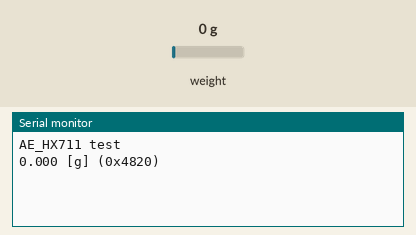
Recording of a sketch running on a simulated Arduino Uno, built with avr-gcc and run on an emulated ATmega328P. Shown: the last lines printed to the serial monitor. Wiring (inferred from the names in the program): HX711 load-cell converter: data pin 8; SCK pin 9. The test bench sets the inputs (shaded band); at power-on: weight on the scale 0 g.

Above: at 4.2 s.
4.3 s: weight on the scale set to 100 g
At 5.0 s:
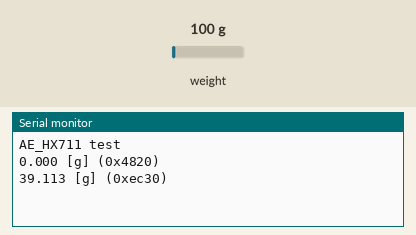
6.6 s: weight on the scale set to 1250 g
At 7.8 s:
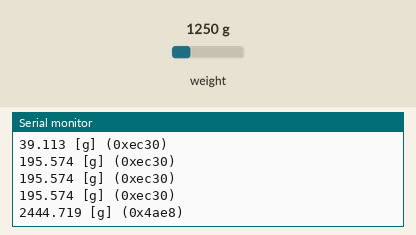
9.4 s: weight on the scale set to 2500 g
At 10.6 s:
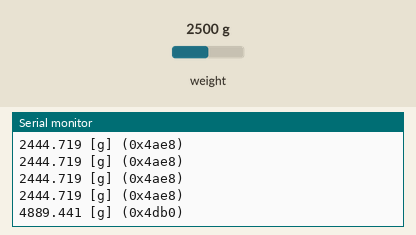
12.2 s: weight on the scale set to 4900 g
At 13.4 s:
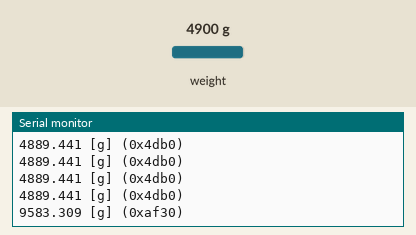

The sketch:

AE_HX711.ino
```cpp
#include <Arduino.h>

void AE_HX711_Init(void);
void AE_HX711_Reset(void);
long AE_HX711_Read(void);
long AE_HX711_Averaging(long adc,char num);
float AE_HX711_getGram(char num);

//---------------------------------------------------//
// ピンの設定
//---------------------------------------------------//
#define pin_dout  8
#define pin_slk   9

//---------------------------------------------------//
// ロードセル　Ｓ字型　ＳＣ３０１Ａ　１００ｋＧ [P-12036]
//---------------------------------------------------//
//#define OUT_VOL   0.002f      //定格出力 [V]
//#define LOAD      100000.0f   //定格容量 [g]

//---------------------------------------------------//
// ロードセル　シングルポイント（ ビーム型）　ＳＣ６０１　１２０ｋＧ [P-12035]
//---------------------------------------------------//
//#define OUT_VOL   0.001f      //定格出力 [V]
//#define LOAD      120000.0f   //定格容量 [g]

//---------------------------------------------------//
// ロードセル　シングルポイント（ ビーム型）　ＳＣ１３３　２０ｋＧ [P-12034]
//---------------------------------------------------//
#define OUT_VOL   0.002f      //定格出力 [V]
#define LOAD      20000.0f    //定格容量 [g]

//---------------------------------------------------//
// ロードセル　シングルポイント（ビーム型）　ＳＣ６１６Ｃ　５００ｇ[P-12532]
//---------------------------------------------------//
//#define OUT_VOL   0.0007f   //定格出力 [V]
//#define LOAD      500.0f    //定格容量 [g]


float offset;

void setup() {
  Serial.begin(9600);
  Serial.println("AE_HX711 test");
  AE_HX711_Init();
  AE_HX711_Reset();
  offset = AE_HX711_getGram(30);
}

void loop()
{
  float data;
  char S1[20];
  char s[20];
  data = AE_HX711_getGram(5);
  sprintf(S1,"%s [g] (0x%4x)",dtostrf((data-offset), 5, 3, s),AE_HX711_Read());
  Serial.println(S1);
}


void AE_HX711_Init(void)
{
  pinMode(pin_slk, OUTPUT);
  pinMode(pin_dout, INPUT);
}

void AE_HX711_Reset(void)
{
  digitalWrite(pin_slk,1);
  delayMicroseconds(100);
  digitalWrite(pin_slk,0);
  delayMicroseconds(100);
}

long AE_HX711_Read(void)
{
  long data=0;
  while(digitalRead(pin_dout)!=0);
  delayMicroseconds(10);
  for(int i=0;i<24;i++)
  {
    digitalWrite(pin_slk,1);
    delayMicroseconds(5);
    digitalWrite(pin_slk,0);
    delayMicroseconds(5);
    data = (data<<1)|(digitalRead(pin_dout));
  }
  //Serial.println(data,HEX);
  digitalWrite(pin_slk,1);
  delayMicroseconds(10);
  digitalWrite(pin_slk,0);
  delayMicroseconds(10);
  return data^0x800000;
}


long AE_HX711_Averaging(long adc,char num)
{
  long sum = 0;
  for (int i = 0; i < num; i++) sum += AE_HX711_Read();
  return sum / num;
}

float AE_HX711_getGram(char num)
{
  #define HX711_R1  20000.0f
  #define HX711_R2  8200.0f
  #define HX711_VBG 1.25f
  #define HX711_AVDD      4.2987f//(HX711_VBG*((HX711_R1+HX711_R2)/HX711_R2))
  #define HX711_ADC1bit   HX711_AVDD/16777216 //16777216=(2^24)
  #define HX711_PGA 128
  #define HX711_SCALE     (OUT_VOL * HX711_AVDD / LOAD *HX711_PGA)

  float data;

  data = AE_HX711_Averaging(AE_HX711_Read(),num)*HX711_ADC1bit;
  //Serial.println( HX711_AVDD);
  //Serial.println( HX711_ADC1bit);
  //Serial.println( HX711_SCALE);
  //Serial.println( data);
  data =  data / HX711_SCALE;


  return data;
}
```

Measured:
- after the input at 4.3 s, the serial monitor: prints a new line after 0.13 s (image 1)
- after the input at 6.6 s, the serial monitor: prints a new line after 0.64 s (image 2)
- after the input at 9.4 s, the serial monitor: prints a new line after 0.66 s (image 3)
- after the input at 12.2 s, the serial monitor: prints a new line after 0.67 s (image 4)
